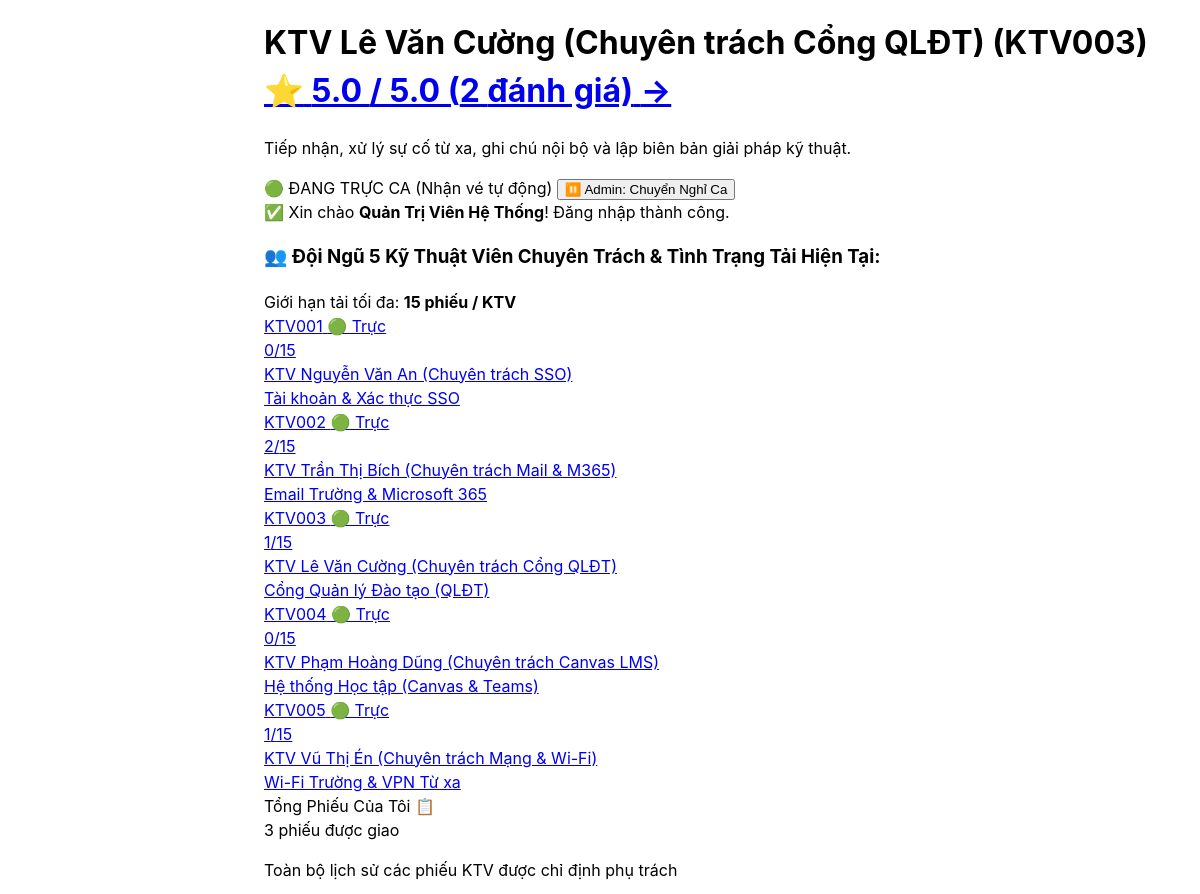
The page /agent/index.php?agent_id=4 (signed in, middle part) on the database as committed earlier.
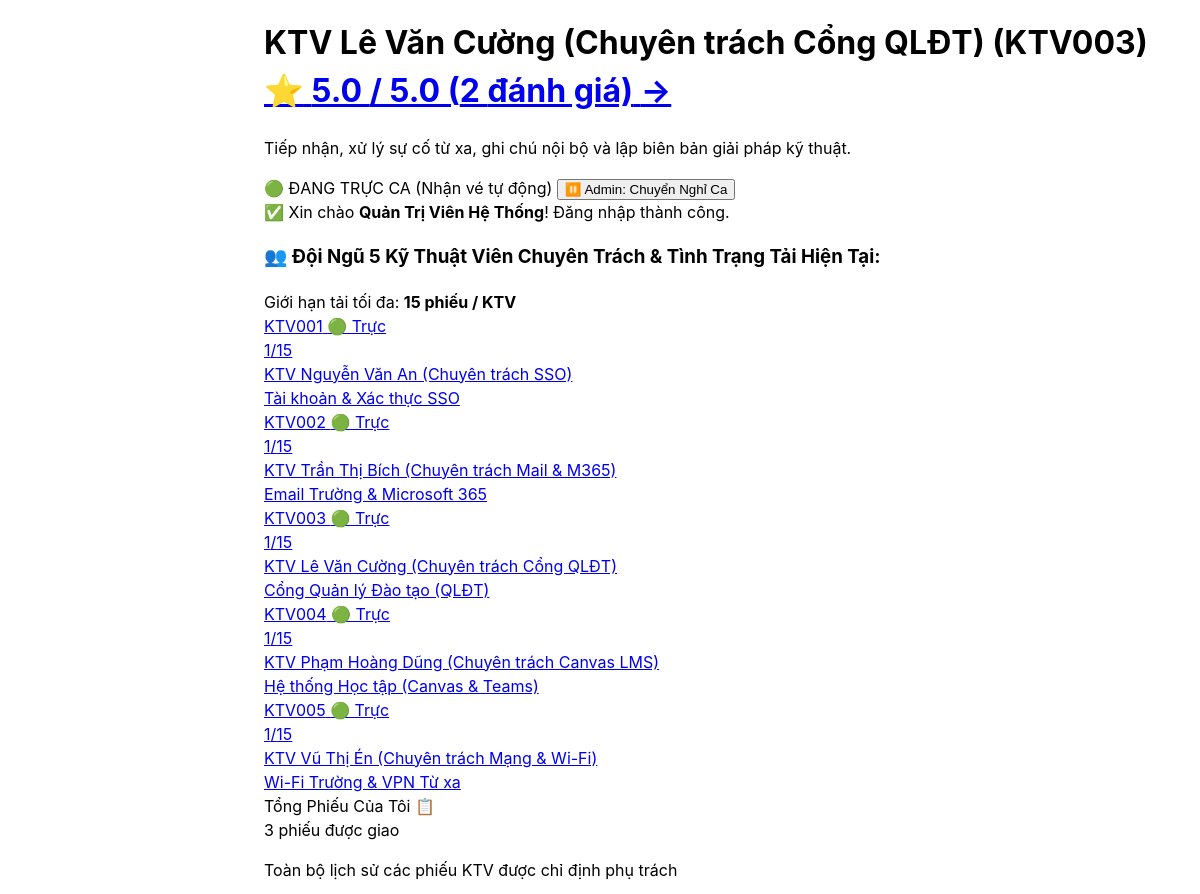
The same page on the database as committed later.
### tables this page shows
CREATE TABLE `users` (
  `id` int(10) unsigned NOT NULL AUTO_INCREMENT,
  `user_code` varchar(30) NOT NULL,
  `name` varchar(100) NOT NULL,
  `email` varchar(190) NOT NULL,
  `personal_email` varchar(190) DEFAULT NULL,
  `password_hash` varchar(255) NOT NULL,
  `role` enum('requester','agent','admin') NOT NULL DEFAULT 'requester',
  `user_type` enum('student','lecturer','staff') NOT NULL DEFAULT 'student',
  `department` varchar(100) DEFAULT NULL,
  `phone` varchar(20) DEFAULT NULL,
  `class_id` int(10) unsigned DEFAULT NULL,
  `cohort` varchar(20) DEFAULT 'D24',
  `academic_status` enum('studying','graduated','expelled','suspended') NOT NULL DEFAULT 'studying',
  `specialty_category_id` int(10) unsigned DEFAULT NULL,
  `max_capacity` tinyint(3) unsigned NOT NULL DEFAULT 5,
  `active_tickets_count` tinyint(3) unsigned NOT NULL DEFAULT 0,
  `is_on_duty` tinyint(1) NOT NULL DEFAULT 1,
  `failed_attempts` tinyint(3) unsigned NOT NULL DEFAULT 0,
  `locked_until` datetime DEFAULT NULL,
  `is_active` tinyint(1) NOT NULL DEFAULT 1,
  `lock_reason` enum('none','brute_force','violation','expelled','tuition_debt','graduated') NOT NULL DEFAULT 'none',
  `is_first_login` tinyint(1) NOT NULL DEFAULT 1,
  `created_at` datetime NOT NULL DEFAULT current_timestamp(),
  `updated_at` datetime NOT NULL DEFAULT current_timestamp() ON UPDATE current_timestamp(),
  `avatar_path` varchar(255) DEFAULT NULL,
  PRIMARY KEY (`id`),
  UNIQUE KEY `uq_users_user_code` (`user_code`),
  UNIQUE KEY `uq_users_email` (`email`),
  KEY `fk_users_class` (`class_id`),
  KEY `fk_users_specialty_category` (`specialty_category_id`),
  KEY `idx_agent_dispatch` (`role`,`is_active`,`is_on_duty`,`specialty_category_id`,`active_tickets_count`),
  KEY `idx_user_lookup` (`user_code`,`user_type`,`academic_status`),
  KEY `idx_cohort_filter` (`cohort`,`academic_status`),
  CONSTRAINT `fk_users_class` FOREIGN KEY (`class_id`) REFERENCES `classes` (`id`) ON DELETE SET NULL,
  CONSTRAINT `fk_users_specialty_category` FOREIGN KEY (`specialty_category_id`) REFERENCES `categories` (`id`) ON DELETE SET NULL
);

CREATE TABLE `categories` (
  `id` int(10) unsigned NOT NULL AUTO_INCREMENT,
  `code` varchar(50) NOT NULL,
  `name` varchar(100) NOT NULL,
  `description` varchar(255) DEFAULT NULL,
  `default_priority_code` varchar(20) NOT NULL DEFAULT 'MED',
  `sla_hours` decimal(4,1) NOT NULL DEFAULT 4.0,
  `is_active` tinyint(1) NOT NULL DEFAULT 1,
  `created_at` datetime NOT NULL DEFAULT current_timestamp(),
  PRIMARY KEY (`id`),
  UNIQUE KEY `uq_categories_code` (`code`)
);

### app/Core/View.php (called while the page is built, shortened)
<?php
class View {
    public static function render(string $viewPath, array $data = []): void {
        extract($data);
        $viewFile = __DIR__ . '/../../views/' . str_replace('.', '/', $viewPath) . '.php';
        require $viewFile;
    }
}

### app/Controllers/Agent/AgentDashboardController.php (called while the page is built, shortened)
<?php
class AgentDashboardController extends Controller
{
    public function index(): void
    {
        $currentUser = Session::user();
        $isAgent = $currentUser['role'] === 'agent';
        $isAdmin = $currentUser['role'] === 'admin';
        $agentId = $isAgent
            ? (int)$currentUser['id']
            : (int)($_GET['agent_id'] ?? 2);
        $statusFilter = trim($_GET['status'] ?? '');
        $repository = new AgentDashboardRepository();
        $currentAgent = $repository->findAgent($agentId);
        $stats = $repository->getTicketStats($agentId);
        $ratings = $repository->getRatingStats($agentId);
        $queue = TicketService::getAgentQueue($agentId, $statusFilter);
        $allAgents = $isAdmin ? $repository->findActiveAgents() : [];
        $this->view('agent/index', array_merge(
            [
                'currentUser' => $currentUser,
                'isAgent' => $isAgent,
                'isAdmin' => $isAdmin,
                'agentId' => $agentId,
                'statusFilter' => $statusFilter,
                'currentAgent' => $currentAgent,
                'allAgents' => $allAgents,
                'queue' => $queue,
            ],
            [
                'countAll' => $stats['total'],
                'countNew' => $stats['new'],
                'countInProgress' => $stats['in_progress'],
                'countWaiting' => $stats['waiting_requester'],
                'countActive' => $stats['active'],
                'countResolved' => $stats['resolved'],
            ],
            $ratings
        ));
    }
}

### app/LegacyRoute.php (called while the page is built, shortened)
<?php
function dispatchLegacyRoute(string $route): void
{
    require_once __DIR__ . '/bootstrap.php';
    \App\bootstrapRouter()->dispatch();
}

### agent/index.php (called while the page is built)
<?php
require_once __DIR__ . '/../app/LegacyRoute.php';
dispatchLegacyRoute('/agent/workbench');

### app/Core/Session.php (called while the page is built, shortened)
<?php
class Session {
    public static function get(string $key, $default = null) {
        return $_SESSION[$key] ?? $default;
    }
    public static function user(): ?array {
        return self::get('user');
    }
}

### app/bootstrap.php (called while the page is built, shortened)
<?php
spl_autoload_register(function ($class) {
    $prefix = 'App\\';
    $baseDir = __DIR__ . '/';
    $len = strlen($prefix);
    $relativeClass = substr($class, $len);
    $file = $baseDir . str_replace('\\', '/', $relativeClass) . '.php';
});
require_once __DIR__ . '/../config/database.php';

### app/Core/Database.php (called while the page is built, shortened)
<?php
class Database {
    private static ?PDO $instance = null;
    public static function getConnection(): PDO {
        if (self::$instance !== null) {
            return self::$instance;
        }
        $config = require __DIR__ . '/../../config/database.php';
        $ports     = array_unique([(int)($config['port'] ?? 3306), 3306, 3307]);
        $passwords = array_unique([$config['password'] ?? '', '', '12345678', 'root']);
        $mysqlOptions = $config['options'];
        $mysqlOptions[PDO::ATTR_TIMEOUT] = 2;
        foreach ($ports as $port) {
            $dsn = "mysql:host={$config['host']};port={$port};dbname={$config['database']};charset={$config['charset']}";
            foreach ($passwords as $pwd) {
                try {
                    self::$instance = new PDO($dsn, $config['username'], $pwd, $mysqlOptions);
                    self::$instance->exec("SET NAMES utf8mb4 COLLATE utf8mb4_unicode_ci;");
                    self::$instance->exec("SET time_zone = '+07:00';");
                    try {
                        self::$instance->exec("
                            CREATE TABLE IF NOT EXISTS `password_resets` (
                                `id` int(11) NOT NULL AUTO_INCREMENT,
                                `user_id` int(11) NOT NULL,
                                `email` varchar(150) NOT NULL,
                                `token_hash` varchar(64) NOT NULL,
                                `created_at` timestamp NOT NULL DEFAULT current_timestamp(),
                                `expires_at` timestamp NOT NULL,
                                PRIMARY KEY (`id`),
                                KEY `token_hash` (`token_hash`),
                                KEY `user_id` (`user_id`)
                            ) ENGINE=InnoDB DEFAULT CHARSET=utf8mb4 COLLATE=utf8mb4_unicode_ci;
                        ");
                    } catch (\PDOException $ex) {}
                    try { self::$instance->exec("ALTER TABLE users ADD COLUMN avatar_path VARCHAR(255) NULL;"); } catch (\PDOException $ex) {}
                    try { self::$instance->exec("ALTER TABLE users ADD COLUMN academic_status ENUM('active','graduated','suspended','expelled') NOT NULL DEFAULT 'active';"); } catch (\PDOException $ex) {}
                    try { self::$instance->exec("ALTER TABLE users ADD COLUMN is_first_login TINYINT(1) NOT NULL DEFAULT 0;"); } catch (\PDOException $ex) {}
                    try { self::$instance->exec("ALTER TABLE users ADD COLUMN failed_attempts INT NOT NULL DEFAULT 0;"); } catch (\PDOException $ex) {}
                    try { self::$instance->exec("ALTER TABLE users ADD COLUMN locked_until DATETIME NULL;"); } catch (\PDOException $ex) {}
                    try { self::$instance->exec("ALTER TABLE users ADD COLUMN lock_reason VARCHAR(255) NULL;"); } catch (\PDOException $ex) {}
                    try { self::$instance->exec("ALTER TABLE tickets ADD COLUMN attachment_path VARCHAR(255) NULL;"); } catch (\PDOException $ex) {}
                    try { self::$instance->exec("ALTER TABLE tickets ADD COLUMN is_assigned_transfer TINYINT(1) NOT NULL DEFAULT 0;"); } catch (\PDOException $ex) {}
                    try { self::$instance->exec("ALTER TABLE tickets ADD COLUMN is_major_incident TINYINT(1) NOT NULL DEFAULT 0;"); } catch (\PDOException $ex) {}
                    try { self::$instance->exec("ALTER TABLE tickets ADD COLUMN major_incident_note TEXT NULL;"); } catch (\PDOException $ex) {}
                    try { self::$instance->exec("ALTER TABLE tickets ADD COLUMN admin_broadcast_status VARCHAR(20) DEFAULT 'none';"); } catch (\PDOException $ex) {}
                    if (self::$instance->query("SHOW TABLES LIKE 'tickets'")->fetchColumn()) {
                        $ticketStatus = self::$instance->query("SHOW COLUMNS FROM tickets LIKE 'status'")->fetch();
                        if ($ticketStatus && !str_contains(strtolower($ticketStatus['Type']), "'cancelled'")) {
                            self::$instance->exec("ALTER TABLE tickets MODIFY COLUMN status ENUM('new','in_progress','waiting_requester','resolved','closed','cancelled') NOT NULL DEFAULT 'new';");
                        }
                    }
                    return self::$instance;
                } catch (PDOException $ex) {
                    $driverCode = (int)($ex->errorInfo[1] ?? 0);
                    if (in_array($driverCode, [2002, 2003, 2005], true)) {
                        break;
                    }
                }
            }
        }
    }
}

### app/Repositories/AgentDashboardRepository.php (called while the page is built, shortened)
<?php
class AgentDashboardRepository
{
    public function findActiveAgents(): array
    {
        $stmt = Database::getConnection()->query(
            "SELECT u.*, c.name AS specialty_name,
                    (SELECT COUNT(*) FROM tickets t
                     WHERE t.assigned_to = u.id
                       AND t.status IN ('new', 'in_progress', 'waiting_requester')
                    ) AS active_count
             FROM users u
             LEFT JOIN categories c ON u.specialty_category_id = c.id
             WHERE u.role = 'agent' AND u.is_active = 1
             ORDER BY u.id ASC"
        );
        return $stmt->fetchAll();
    }
}

### views/agent/partials/agent_switcher.php (the view, shortened to what the changed rows need)
<div class="bg-white border border-slate-200 rounded-3xl p-5 shadow-sm space-y-3">
    <div class="flex items-center justify-between">
        <h3 class="text-xs font-bold text-slate-700 uppercase tracking-wider flex items-center gap-1.5">
            <span>👥</span> Đội Ngũ 5 Kỹ Thuật Viên Chuyên Trách & Tình Trạng Tải Hiện Tại:
        </h3>
        <span class="text-[11px] text-slate-400">Giới hạn tải tối đa: <strong>15 phiếu / KTV</strong></span>
    </div>
    <div class="grid grid-cols-1 sm:grid-cols-2 md:grid-cols-5 gap-3">
        <?php foreach ($allAgents as $ag): ?>
            <?php
            $isSelected = ($ag['id'] == $agentId);
            $cap = !empty($ag['max_capacity']) ? (int)$ag['max_capacity'] : 15;
            $loadColor = $ag['active_count'] >= $cap ? 'bg-rose-500 text-white' : ($ag['active_count'] >= 10 ? 'bg-amber-500 text-white' : 'bg-emerald-500 text-white');
            $cardBorder = $isSelected ? 'border-indigo-600 bg-indigo-50/40 ring-2 ring-indigo-500/20' : 'border-slate-200 hover:border-slate-300 bg-slate-50';
            ?>
            <a href="index.php?agent_id=<?php echo $ag['id']; ?>" class="p-3.5 rounded-2xl border <?php echo $cardBorder; ?> transition text-xs block space-y-2">
                <div class="flex items-center justify-between">
                    <div class="flex items-center gap-1.5">
                        <span class="font-bold text-slate-900"><?php echo htmlspecialchars($ag['user_code']); ?></span>
                        <?php if ((int)($ag['is_on_duty'] ?? 1) === 1): ?>
                            <span class="px-1.5 py-0.2 rounded text-[9.5px] font-bold bg-emerald-100 text-emerald-800" title="Đang trong ca trực (nhận vé tự động)">🟢 Trực</span>
                        <?php else: ?>
                            <span class="px-1.5 py-0.2 rounded text-[9.5px] font-bold bg-rose-100 text-rose-800" title="Đang nghỉ ca hoặc báo ốm (không nhận vé)">⏸️ Nghỉ</span>
                        <?php endif; ?>
                    </div>
                    <span class="px-2 py-0.5 rounded-full text-[10px] font-bold <?php echo $loadColor; ?>">
                        <?php echo $ag['active_count']; ?>/<?php echo $cap; ?>
                    </span>
                </div>
                <div>
                    <div class="font-semibold text-slate-800 truncate"><?php echo htmlspecialchars($ag['name']); ?></div>
                    <div class="text-[10.5px] text-slate-500 truncate"><?php echo htmlspecialchars($ag['specialty_name']); ?></div>
                </div>
            </a>
        <?php endforeach; ?>
    </div>
</div>

### app/Core/Router.php (shortened to what the changed rows need)
<?php
class Router {
    private array $routes = [];
    private function addRoute(string $method, string $path, array $handler, array $middlewares = []): void {
        $this->routes[] = [
            'method'      => $method,
            'path'        => $path,
            'controller'  => $handler[0],
            'action'      => $handler[1],
            'middlewares' => $middlewares,
        ];
    }
    public function dispatch(): void {
        $method = $_SERVER['REQUEST_METHOD'] ?? 'GET';
        $fullUri = parse_url($_SERVER['REQUEST_URI'] ?? '/', PHP_URL_PATH) ?? '/';
        $uri = $fullUri;
        $uri = '/' . ltrim($uri, '/');
        $uri = ($uri !== '/' && str_ends_with($uri, '/')) ? rtrim($uri, '/') : $uri;
        foreach ($this->routes as $route) {
            if ($route['method'] === $method && $route['path'] === $uri) {
                $action = $route['action'];
                $controller = new $controllerClass();
                $controller->$action();
                return;
            }
        }
    }
}

Rows that differ between the two databases and show on the page:
changed users "KTV001": active_count "0" → "1"
computed for users "KTV002": active_count "2" → "1"
computed for users "KTV004": active_count "0" → "1"
